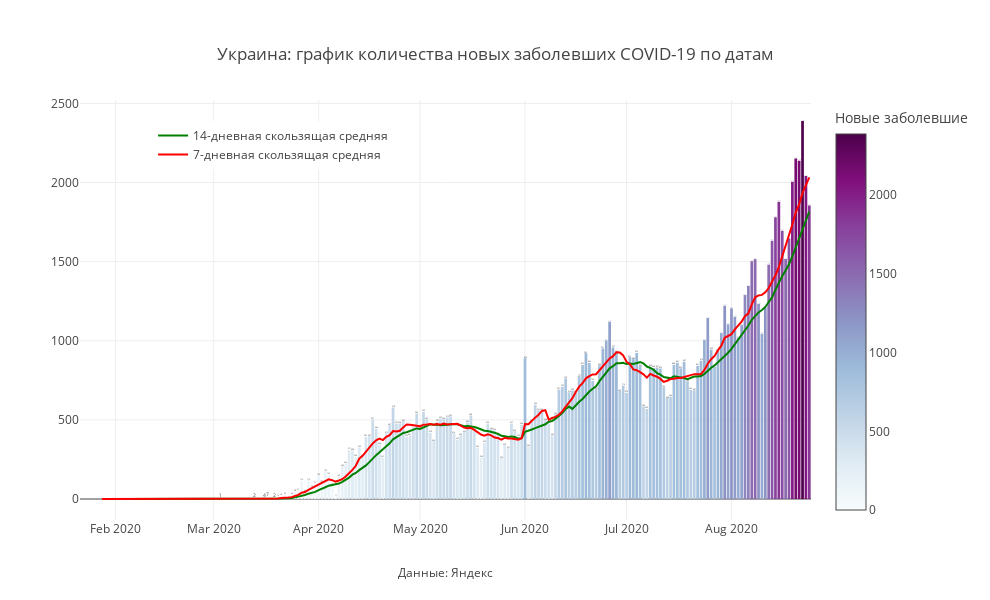

Notebook code cell kept with this figure:
### Code cell
mask = X.Country ==my_country
#mask = (X.Date>datetime.date(2020,5,1)&(X.Region.isin(regions_towatch))
#mask = (X.Date>datetime.date(2020,5,1)&(X.Region==my_region)

fig = px.bar(X[mask], x='Date', 
             y="Day_confirmed",color ='Day_confirmed',
             title=f'{my_country}: '+'график количества новых заболевших COVID-19 по датам',
              color_continuous_scale= px.colors.sequential.BuPu,text = 'Day_confirmed',
             labels = {'Day_confirmed' : "Новые заболевшие",'Remaining_ill':'Текущие больные'})
fig.add_trace(
    go.Scatter(
        name='14-дневная скользящая средняя',
        x=X[mask].Date,
        y=X[mask]['MA14_dayconfirmed'],
        mode="lines",
        
        line=go.scatter.Line(color="green"),
        showlegend=True)
)
fig.add_trace(
    go.Scatter(
        name = '7-дневная скользящая средняя',
        x=X[mask]['Date'],
        y=X[mask]['MA7_dayconfirmed'],
        mode="lines",
        
        line=go.scatter.Line(color="red"),
        showlegend=True)
)
fig.update_layout(
    annotations=[
#         dict(
#             x='2020-04-13',
#             y=1355,
#             xref="x",
#             yref="y",
#             text="Введение<br>пропускной<br>системы в Москве",
#             showarrow=True,
#             arrowhead=2,
#             ax=0,
#             ay=-60),
#         dict(
#             x='2020-06-09',
#             y=1572,
#             xref="x",
#             yref="y",
#             text="Отмена<br>пропускной<br>системы в Москве",
#             showarrow=True,
#             arrowhead=2,
#             ax=0,
#             ay=-90),
        dict(
            x=0.5,
            y=-0.15,
            showarrow=False,
            text="Данные: Яндекс",
            xref="paper",
            yref="paper"),
        
                ],
    
    
                  title_x = 0.5,
                  title_y= 0.9,
                  title_xanchor = "center",
                  title_yanchor = "bottom", 
                  legend_x = 0.10,legend_y = 0.95,
                  width = 990, height = 600,template = 'gridon',
    
    
                  xaxis_title='',yaxis_title = ' '
)


fig.show()

### Figure 1 — Plotly figure (JSON) as saved in the notebook; plotly's stock layout.template omitted (floating-point values rounded to 4 significant figures; data arrays with more than 128 entries replaced by an {"elided": "..."} marker saying what was removed)
{"data": [{"alignmentgroup": "True", "hovertemplate": "Date=%{x}<br>Новые заболевшие=%{marker.color}<extra></extra>", "legendgroup": "", "marker": {"color": {"elided": "216 int values"}, "coloraxis": "coloraxis"}, "name": "", "offsetgroup": "", "orientation": "v", "showlegend": false, "text": {"elided": "216 int values"}, "textposition": "auto", "type": "bar", "x": {"elided": "216 str values"}, "xaxis": "x", "y": {"elided": "216 int values"}, "yaxis": "y"}, {"line": {"color": "green"}, "mode": "lines", "name": "14-дневная скользящая средняя", "showlegend": true, "type": "scatter", "x": {"elided": "216 str values"}, "y": {"elided": "216 float values"}}, {"line": {"color": "red"}, "mode": "lines", "name": "7-дневная скользящая средняя", "showlegend": true, "type": "scatter", "x": {"elided": "216 str values"}, "y": {"elided": "216 float values"}}], "layout": {"annotations": [{"showarrow": false, "text": "Данные: Яндекс", "x": 0.5, "xref": "paper", "y": -0.15, "yref": "paper"}], "barmode": "relative", "coloraxis": {"colorbar": {"title": {"text": "Новые заболевшие"}}, "colorscale": [[0, "rgb(247,252,253)"], [0.125, "rgb(224,236,244)"], [0.25, "rgb(191,211,230)"], [0.375, "rgb(158,188,218)"], [0.5, "rgb(140,150,198)"], [0.625, "rgb(140,107,177)"], [0.75, "rgb(136,65,157)"], [0.875, "rgb(129,15,124)"], [1, "rgb(77,0,75)"]]}, "height": 600, "legend": {"tracegroupgap": 0, "x": 0.1, "y": 0.95}, "title": {"text": "Украина: график количества новых заболевших COVID-19 по датам", "x": 0.5, "xanchor": "center", "y": 0.9, "yanchor": "bottom"}, "width": 990, "xaxis": {"anchor": "y", "domain": [0, 1], "title": {"text": ""}}, "yaxis": {"anchor": "x", "domain": [0, 1], "title": {"text": " "}}}}
